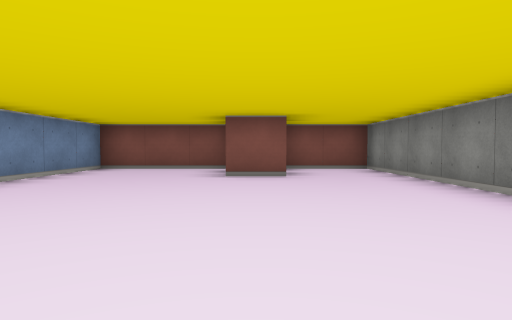
[1] (above)

13 first-person views from a walk through a cub3D ray-caster map. The camera is about half as high as the walls, tilts 2° down and sees 75° across. The floor is counted in squares. Each view is taken from the middle of a square. On the plan, view 1 faces up. The plan holds only what a view shows up to about 9 squares ahead; the rest is blank.

[2]
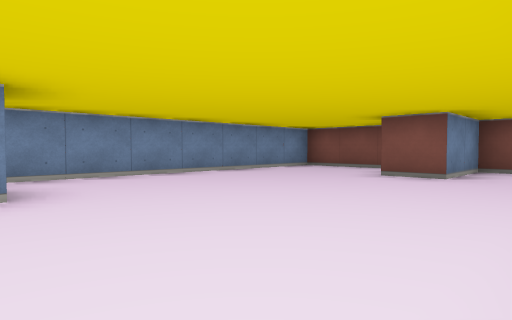

[3]
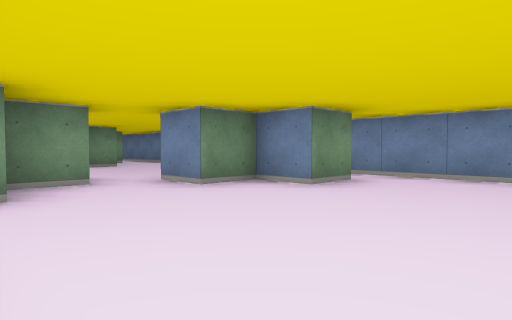

[4]
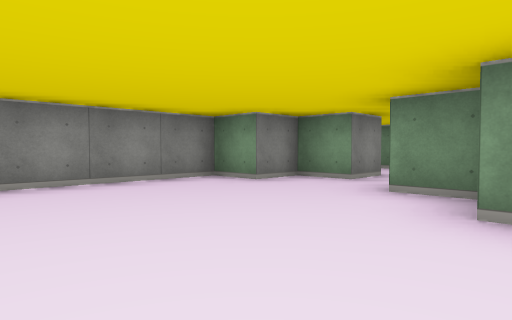

[5]
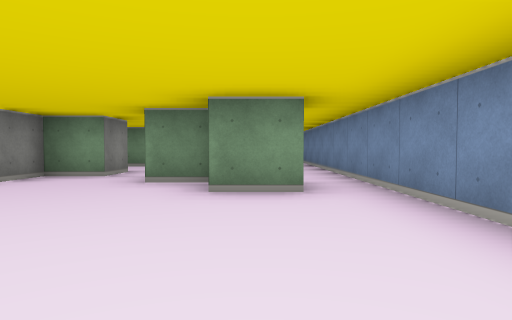

[6]
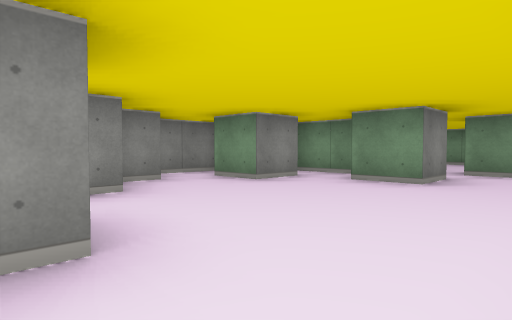

[7]
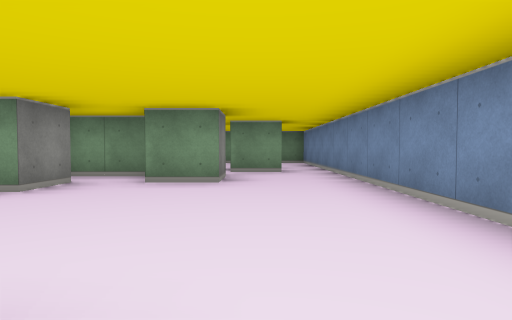

[8]
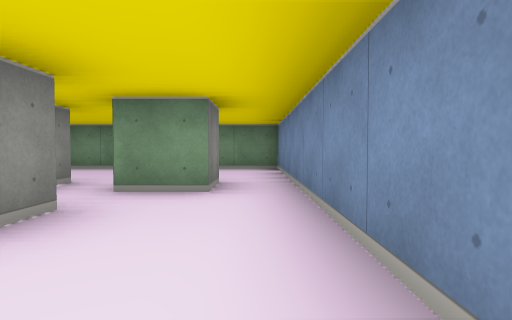

[9]
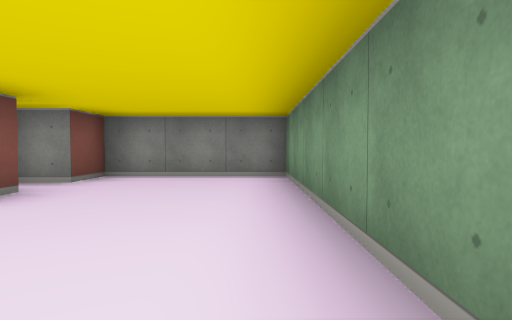

[10]
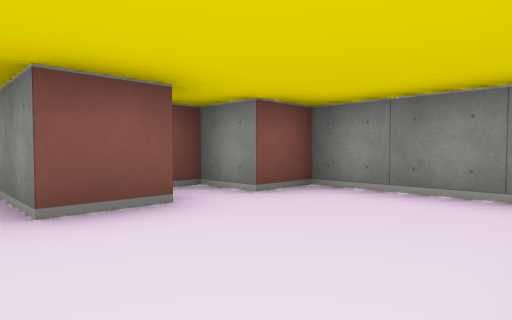

[11]
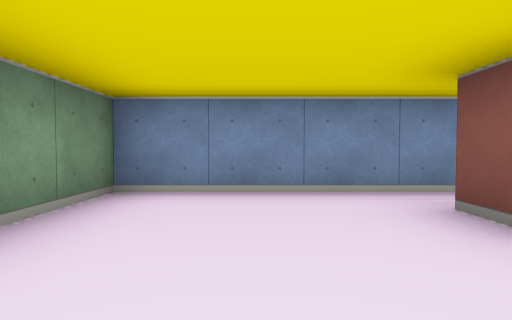

[12]
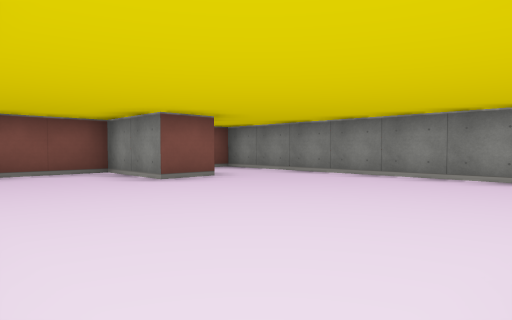

[13]
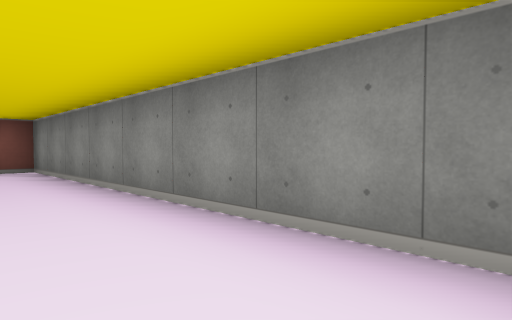

### Floor plan
Ten units are one square. View 1 is at (0, 0); x grows to the right and y downward. Boxes are objects, and circles mark ways between rooms. Rooms are numbered by the first view taken in them; rooms with no view inside come last. Other rooms are left out.
<svg viewBox="-40 -80 70 200">
<path fill="none" stroke="#000" d="M-26 -5 -15 -5 -15 5 -5 5 -5 15M5 15 15 15 15 5 25 5 25 -75 5 -75 5 -55 -5 -55 -5 -75 -35 -75 -35 -5M-15 16 -15 11M5 26 5 15M-15 55 -5 55M15 35 15 29M5 55 5 45 15 45M-2 65 14 65M25 54 25 40M-35 -5 -35 45M-19 85 -25 85 -25 75 -15 75M6 85 -5 85 -5 71M-15 65 -15 55M-35 45 -35 115 25 115 25 85 15 85 15 75 10 75"/>
<circle cx="-15" cy="10" r="3" fill="#2a7"/>
<circle cx="-25" cy="55" r="3" fill="#2a7"/>
<text x="0" y="-30">1</text>
<text x="-10" y="30">2</text>
<text x="-10" y="90">3</text>
</svg>
Room 1 opens to room 2. Room 2 opens to room 3.

Where each view was taken, in squares from view 1:
view 1: 0 up, 0 right, facing up
view 2: 0 up, 2 right, facing up-left
view 3: 3 up, 2 right, facing down-left
view 4: 3 up, 2 left, facing down-right
view 5: 4 up, 2 left, facing down
view 6: 1 down, 3 left, facing down-right
view 7: 1 down, 2 left, facing down
view 8: 4 down, 3 left, facing down
view 9: 11 down, 3 left, facing right
view 10: 11 down, 1 left, facing up-right
view 11: 10 down, 0 right, facing left
view 12: 1 up, 3 left, facing up-right
view 13: 0 up, 1 right, facing up-right
